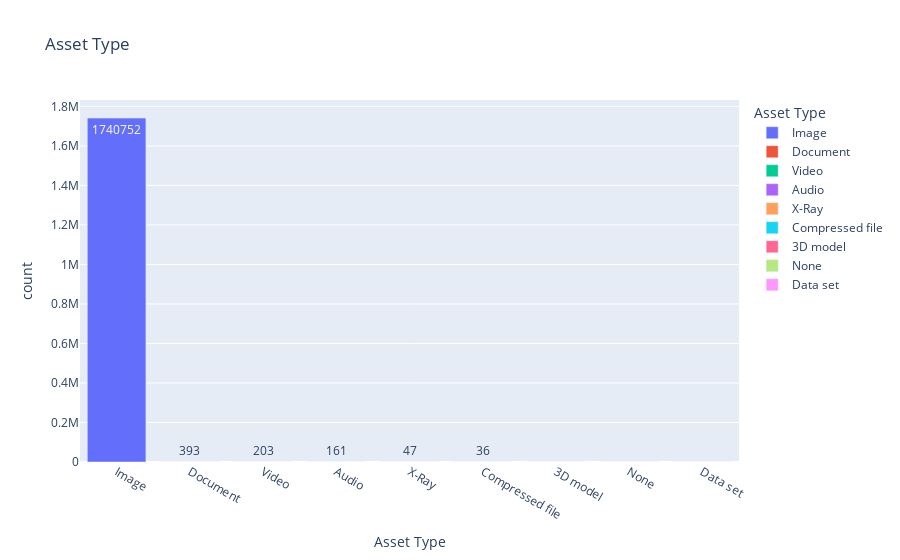

Notebook code cell kept with this figure:
### Code cell
figs[2].show()

### Figure 1 — Plotly figure (JSON) as saved in the notebook; plotly's stock layout.template omitted (floating-point values rounded to 4 significant figures)
{"data": [{"alignmentgroup": "True", "hovertemplate": "Asset Type=%{x}<br>count=%{text}<extra></extra>", "legendgroup": "Image", "marker": {"color": "#636efa"}, "name": "Image", "offsetgroup": "Image", "orientation": "v", "showlegend": true, "text": [1740752], "textposition": "auto", "type": "bar", "x": ["Image"], "xaxis": "x", "y": [1740752], "yaxis": "y"}, {"alignmentgroup": "True", "hovertemplate": "Asset Type=%{x}<br>count=%{text}<extra></extra>", "legendgroup": "Document", "marker": {"color": "#EF553B"}, "name": "Document", "offsetgroup": "Document", "orientation": "v", "showlegend": true, "text": [393], "textposition": "auto", "type": "bar", "x": ["Document"], "xaxis": "x", "y": [393], "yaxis": "y"}, {"alignmentgroup": "True", "hovertemplate": "Asset Type=%{x}<br>count=%{text}<extra></extra>", "legendgroup": "Video", "marker": {"color": "#00cc96"}, "name": "Video", "offsetgroup": "Video", "orientation": "v", "showlegend": true, "text": [203], "textposition": "auto", "type": "bar", "x": ["Video"], "xaxis": "x", "y": [203], "yaxis": "y"}, {"alignmentgroup": "True", "hovertemplate": "Asset Type=%{x}<br>count=%{text}<extra></extra>", "legendgroup": "Audio", "marker": {"color": "#ab63fa"}, "name": "Audio", "offsetgroup": "Audio", "orientation": "v", "showlegend": true, "text": [161], "textposition": "auto", "type": "bar", "x": ["Audio"], "xaxis": "x", "y": [161], "yaxis": "y"}, {"alignmentgroup": "True", "hovertemplate": "Asset Type=%{x}<br>count=%{text}<extra></extra>", "legendgroup": "X-Ray", "marker": {"color": "#FFA15A"}, "name": "X-Ray", "offsetgroup": "X-Ray", "orientation": "v", "showlegend": true, "text": [47], "textposition": "auto", "type": "bar", "x": ["X-Ray"], "xaxis": "x", "y": [47], "yaxis": "y"}, {"alignmentgroup": "True", "hovertemplate": "Asset Type=%{x}<br>count=%{text}<extra></extra>", "legendgroup": "Compressed file", "marker": {"color": "#19d3f3"}, "name": "Compressed file", "offsetgroup": "Compressed file", "orientation": "v", "showlegend": true, "text": [36], "textposition": "auto", "type": "bar", "x": ["Compressed file"], "xaxis": "x", "y": [36], "yaxis": "y"}, {"alignmentgroup": "True", "hovertemplate": "Asset Type=%{x}<br>count=%{text}<extra></extra>", "legendgroup": "3D model", "marker": {"color": "#FF6692"}, "name": "3D model", "offsetgroup": "3D model", "orientation": "v", "showlegend": true, "text": [24], "textposition": "auto", "type": "bar", "x": ["3D model"], "xaxis": "x", "y": [24], "yaxis": "y"}, {"alignmentgroup": "True", "hovertemplate": "Asset Type=%{x}<br>count=%{text}<extra></extra>", "legendgroup": "None", "marker": {"color": "#B6E880"}, "name": "None", "offsetgroup": "None", "orientation": "v", "showlegend": true, "text": [22], "textposition": "auto", "type": "bar", "x": ["None"], "xaxis": "x", "y": [22], "yaxis": "y"}, {"alignmentgroup": "True", "hovertemplate": "Asset Type=%{x}<br>count=%{text}<extra></extra>", "legendgroup": "Data set", "marker": {"color": "#FF97FF"}, "name": "Data set", "offsetgroup": "Data set", "orientation": "v", "showlegend": true, "text": [2], "textposition": "auto", "type": "bar", "x": ["Data set"], "xaxis": "x", "y": [2], "yaxis": "y"}], "layout": {"barmode": "relative", "legend": {"title": {"text": "Asset Type"}, "tracegroupgap": 0}, "title": {"text": "Asset Type"}, "xaxis": {"anchor": "y", "categoryarray": ["Image", "Document", "Video", "Audio", "X-Ray", "Compressed file", "3D model", "None", "Data set"], "categoryorder": "array", "domain": [0, 1], "title": {"text": "Asset Type"}}, "yaxis": {"anchor": "x", "domain": [0, 1], "title": {"text": "count"}}}}
